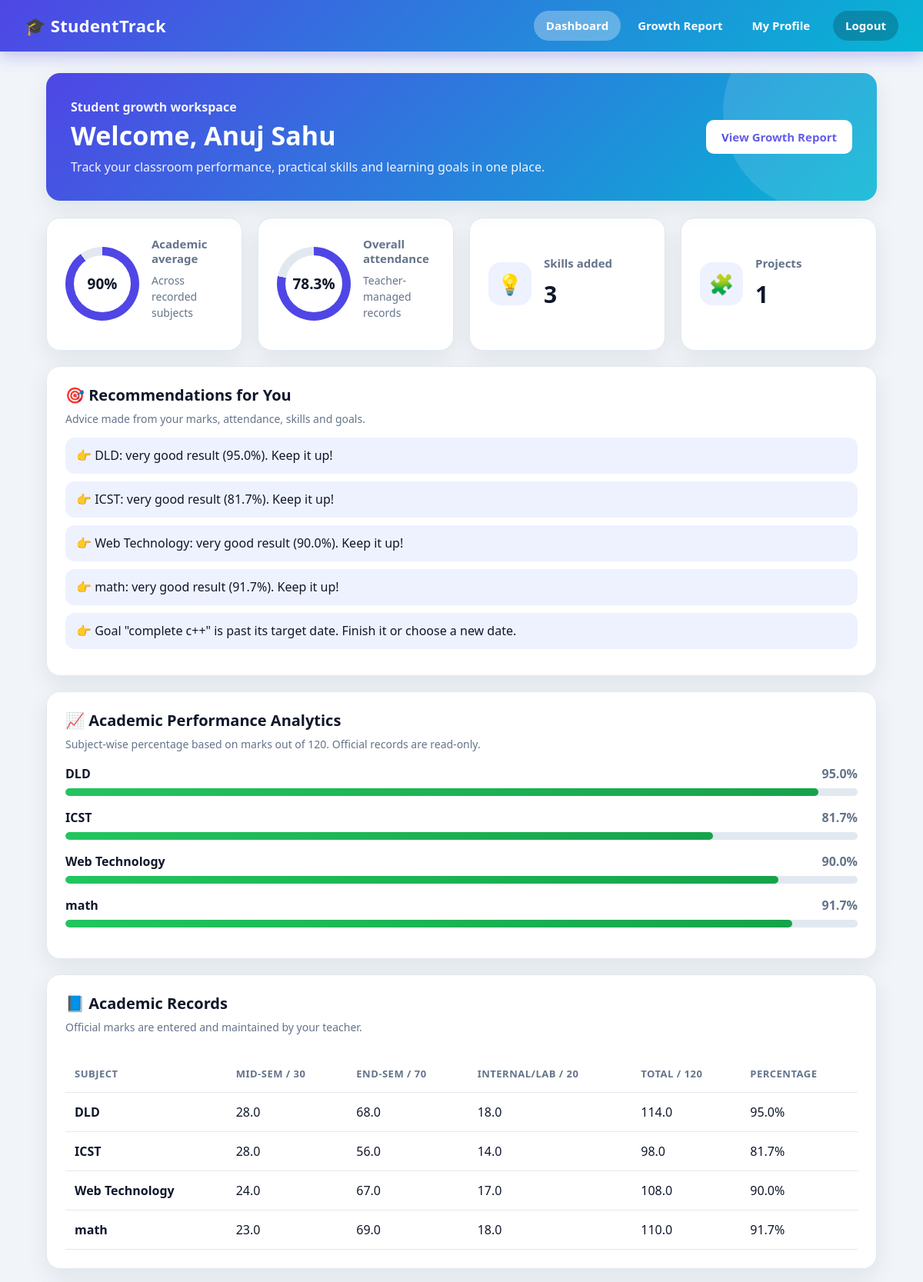
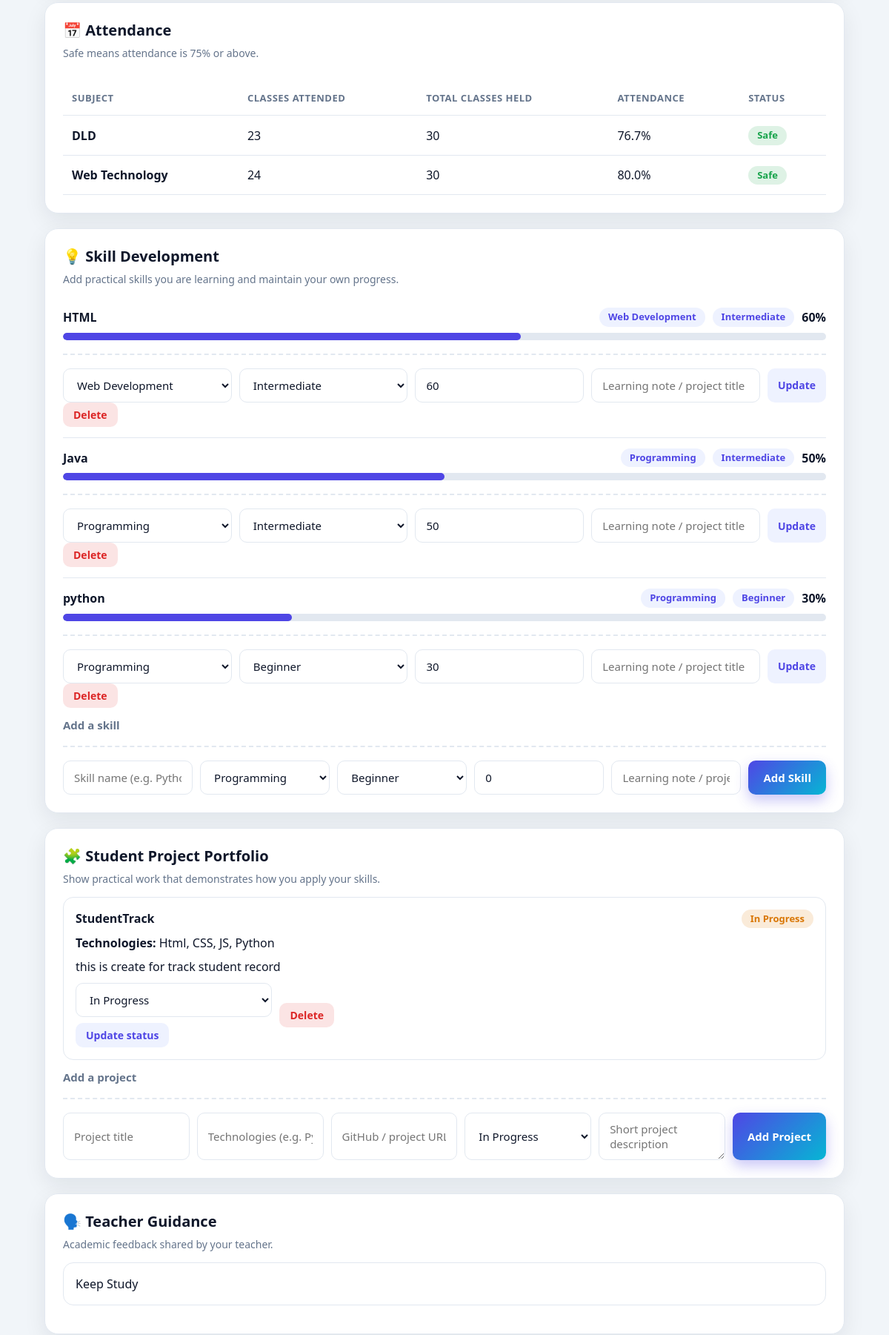
The app's page /dashboard (signed in, upper part) with its own data (2 pictures, top to bottom).
### tables this page shows
CREATE TABLE users (
            id INTEGER PRIMARY KEY AUTOINCREMENT,
            name TEXT,
            father_name TEXT,
            enrollment TEXT,
            mobile TEXT,
            email TEXT,
            password TEXT
        );

CREATE TABLE academic_records (
            id INTEGER PRIMARY KEY AUTOINCREMENT,
            enrollment TEXT NOT NULL,
            subject TEXT NOT NULL,
            mid_sem REAL NOT NULL DEFAULT 0,
            end_sem REAL NOT NULL DEFAULT 0,
            internal_lab REAL NOT NULL DEFAULT 0,
            UNIQUE(enrollment, subject)
        );

CREATE TABLE attendance (
            id INTEGER PRIMARY KEY AUTOINCREMENT,
            enrollment TEXT NOT NULL,
            subject TEXT NOT NULL,
            total_classes INTEGER NOT NULL DEFAULT 0,
            attended_classes INTEGER NOT NULL DEFAULT 0,
            UNIQUE(enrollment, subject)
        );

CREATE TABLE skills (
            id INTEGER PRIMARY KEY AUTOINCREMENT,
            enrollment TEXT,
            skill_name TEXT,
            level TEXT,
            category TEXT NOT NULL DEFAULT 'Other'
        , progress INTEGER NOT NULL DEFAULT 0, learning_note TEXT DEFAULT '');

CREATE TABLE projects (
        id INTEGER PRIMARY KEY AUTOINCREMENT,
        enrollment TEXT NOT NULL,
        title TEXT NOT NULL,
        technologies TEXT DEFAULT '',
        description TEXT DEFAULT '',
        project_url TEXT DEFAULT '',
        status TEXT NOT NULL DEFAULT 'In Progress'
    );

CREATE TABLE remarks (
            id INTEGER PRIMARY KEY AUTOINCREMENT,
            enrollment TEXT,
            remark TEXT
        );

### app.py (the view)
@app.route("/dashboard")
def dashboard():
    if "enrollment" not in session:
        return redirect("/")
    db = sqlite3.connect("students.db")
    data = load_student(db, session["enrollment"])
    academic = db.execute(
        "SELECT id, subject, mid_sem, end_sem, internal_lab FROM academic_records WHERE enrollment = ? ORDER BY subject",
        (session["enrollment"],)
    ).fetchall()
    attendance_rows = db.execute(
        "SELECT subject, total_classes, attended_classes FROM attendance WHERE enrollment = ? ORDER BY subject",
        (session["enrollment"],)
    ).fetchall()
    skill_rows = db.execute(
        "SELECT id, skill_name, level, progress, learning_note, category FROM skills WHERE enrollment = ? ORDER BY id DESC",
        (session["enrollment"],)
    ).fetchall()
    projects = db.execute(
        "SELECT id, title, technologies, description, project_url, status FROM projects WHERE enrollment=? ORDER BY id DESC",
        (session["enrollment"],)
    ).fetchall()
    goals = db.execute(
        "SELECT id, title, target_date, completed FROM learning_goals WHERE enrollment=? ORDER BY completed, id DESC",
        (session["enrollment"],)
    ).fetchall()
    db.close()
    if data is None:
        session.clear()
        return redirect("/")
    name, old_skills, old_marks, remarks = data
    totals = [r[2] + r[3] + r[4] for r in academic]
    percentages = [round((r[2] + r[3] + r[4]) / 120 * 100, 1) for r in academic]
    average = round(sum(percentages) / len(percentages)) if percentages else 0
    att_total = sum(r[1] for r in attendance_rows)
    att_attended = sum(r[2] for r in attendance_rows)
    attendance_percent = round(att_attended / att_total * 100, 1) if att_total else 0
    status = find_status(average, len(academic))
    tips = make_tips(academic, percentages, attendance_rows, skill_rows, goals, projects)
    return render_template("dashboard.html", name=name, academic=academic,
        attendance_rows=attendance_rows, skills=skill_rows, remarks=remarks,
        average=average, attendance_percent=attendance_percent,
        total_skills=len(skill_rows), status=status, totals=totals,
        percentages=percentages, tips=tips, projects=projects, goals=goals,
        total_projects=len(projects), completed_goals=sum(1 for g in goals if g[3]))

### app.py (called while the page is built)
def find_status(average, count):
    if count == 0:
        return "No data"
    if average < 40:
        return "Needs attention"
    if average < 60:
        return "Average"
    if average < 80:
        return "Good"
    return "Excellent"

def load_student(db, enrollment):
    user = db.execute(
        "SELECT name FROM users WHERE enrollment = ?",
        (enrollment,)
    ).fetchone()
    if user is None:
        return None
    skills = db.execute(
        "SELECT skill_name, level, id FROM skills WHERE enrollment = ?",
        (enrollment,)
    ).fetchall()
    marks = db.execute(
        "SELECT subject, marks, id FROM marks WHERE enrollment = ?",
        (enrollment,)
    ).fetchall()
    remarks = db.execute(
        "SELECT remark FROM remarks WHERE enrollment = ? ORDER BY id DESC",
        (enrollment,)
    ).fetchall()
    return user[0], skills, marks, remarks

@app.after_request
def no_cache(response):
    response.headers["Cache-Control"] = "no-store"
    return response

### templates/dashboard.html (shortened to what this page needs)
{% extends "base.html" %}
{% block nav %}{% include "nav_student.html" %}{% endblock %}
{% block content %}
<main class="container">
  <section class="card hero fade">
    <div><p class="eyebrow">Student growth workspace</p><h1>Welcome, {{ name }}</h1><p>Track your classroom performance, practical skills and learning goals in one place.</p></div>
    <a class="btn btn-light" href="/report" target="_blank" rel="noopener">View Growth Report</a>
  </section>
  <section class="stats">
    <div class="card stat"><div class="ring" style="--p:{{ average }}"><span><b>{{ average }}%</b></span></div><div><h3>Academic average</h3><p class="hint">Across recorded subjects</p></div></div>
    <div class="card stat"><div class="ring" style="--p:{{ attendance_percent }}"><span><b>{{ attendance_percent }}%</b></span></div><div><h3>Overall attendance</h3><p class="hint">Teacher-managed records</p></div></div>
    <div class="card stat"><div class="stat-icon">💡</div><div><h3>Skills added</h3><p class="big"><b>{{ total_skills }}</b></p></div></div>
    <div class="card stat"><div class="stat-icon">🧩</div><div><h3>Projects</h3><p class="big"><b>{{ total_projects }}</b></p></div></div>
  </section>
  <section class="card fade" id="recommendations">
    <h2>🎯 Recommendations for You</h2><p class="hint">Advice made from your marks, attendance, skills and goals.</p>
    {% for t in tips %}<div class="tip">👉 {{ t }}</div>{% else %}<p>You are doing well. Keep going!</p>{% endfor %}
  </section>
  <section class="card fade" id="analytics">
    <h2>📈 Academic Performance Analytics</h2><p class="hint">Subject-wise percentage based on marks out of 120. Official records are read-only.</p>
    {% for a in academic %}
      {% set pct = percentages[loop.index0] %}
      <div class="chart-row"><div class="chart-label"><b>{{ a[1] }}</b><span>{{ '%.1f'|format(pct) }}%</span></div><div class="bar"><div class="fill {{ 'good' if pct >= 75 else ('mid' if pct >= 40 else 'low') }}" style="width:{{ pct }}%"></div></div></div>
    {% else %}<p>No academic data available yet. Your teacher can add your subject records.</p>{% endfor %}
  </section>
  <section class="card fade" id="academics">
    <h2>📘 Academic Records</h2><p class="hint">Official marks are entered and maintained by your teacher.</p>
    <div class="table-wrap"><table><thead><tr><th>Subject</th><th>Mid-Sem / 30</th><th>End-Sem / 70</th><th>Internal/Lab / 20</th><th>Total / 120</th><th>Percentage</th></tr></thead><tbody>
    {% for a in academic %}<tr><td><b>{{ a[1] }}</b></td><td>{{ a[2] }}</td><td>{{ a[3] }}</td><td>{{ a[4] }}</td><td>{{ '%.1f'|format(a[2]+a[3]+a[4]) }}</td><td>{{ percentages[loop.index0] }}%</td></tr>
    {% else %}<tr><td colspan="6">No academic records have been entered yet.</td></tr>{% endfor %}
    </tbody></table></div>
  </section>
  <section class="card fade" id="attendance">
    <h2>📅 Attendance</h2><p class="hint">Safe means attendance is 75% or above.</p>
    <div class="table-wrap"><table><thead><tr><th>Subject</th><th>Classes Attended</th><th>Total Classes Held</th><th>Attendance</th><th>Status</th></tr></thead><tbody>
    {% for a in attendance_rows %}{% set pct = (a[2] * 100 / a[1]) if a[1] else 0 %}<tr><td><b>{{ a[0] }}</b></td><td>{{ a[2] }}</td><td>{{ a[1] }}</td><td>{{ '%.1f'|format(pct) }}%</td><td><span class="badge {{ 'good' if pct >= 75 else 'low' }}">{{ 'Safe' if pct >= 75 else 'Low' }}</span></td></tr>
    {% else %}<tr><td colspan="5">No attendance has been entered yet.</td></tr>{% endfor %}
    </tbody></table></div>
  </section>
  <section class="card fade" id="skills">
    <h2>💡 Skill Development</h2><p class="hint">Add practical skills you are learning and maintain your own progress.</p>
    {% for skill in skills %}
    <div class="item" id="skill-{{ skill[0] }}">
      <div class="item-head"><strong>{{ skill[1] }}</strong><span class="badge">{{ skill[5] }}</span><span class="badge">{{ skill[2] }}</span><span class="pct">{{ skill[3] }}%</span></div>
      <div class="bar"><div class="fill" style="width:{{ skill[3] }}%"></div></div>
      <form action="/updateskill" method="post" class="add-form">
        <select name="category" class="input">{% for c in ['Programming','Web Development','Database','Communication','Problem Solving','Design','Other'] %}<option value="{{ c }}" {% if skill[5]==c %}selected{% endif %}>{{ c }}</option>{% endfor %}</select>
        <select name="level" class="input"><option {% if skill[2]=='Beginner' %}selected{% endif %}>Beginner</option><option {% if skill[2]=='Intermediate' %}selected{% endif %}>Intermediate</option><option {% if skill[2]=='Advanced' %}selected{% endif %}>Advanced</option></select>
        <input class="input" type="number" name="progress" min="0" max="100" value="{{ skill[3] }}" required>
        <input class="input" type="text" name="learning_note" value="{{ skill[4] }}" placeholder="Learning note / project title" maxlength="200">
        <button class="btn btn-ghost btn-sm" type="submit">Update</button>
      </form>
      <form action="/deleteskill" method="post" class="inline-form" data-confirm="Delete this skill?"><input type="hidden" name="id" value="{{ skill[0] }}"><button class="btn btn-danger btn-sm">Delete</button></form>
    </div>
    {% else %}<p>No skills added yet. Add your first skill below.</p>{% endfor %}
    <h3>Add a skill</h3>
    <form action="/addskill" method="post" class="add-form">
      <input class="input" name="skill" placeholder="Skill name (e.g. Python)" required maxlength="50"
        data-existing='{{ skills|map(attribute=1)|list|tojson }}' data-warning="skillWarn">
      <select class="input" name="category"><option>Programming</option></select>
      <select class="input" name="level"><option>Beginner</option><option>Intermediate</option><option>Advanced</option></select>
      <input class="input" type="number" name="progress" min="0" max="100" value="0" placeholder="Progress %" required>
      <input class="input" name="learning_note" placeholder="Learning note / project title" maxlength="200">
      <button class="btn btn-primary">Add Skill</button>
    </form>
  </section>
  <section class="card fade" id="projects">
    <h2>🧩 Student Project Portfolio</h2><p class="hint">Show practical work that demonstrates how you apply your skills.</p>
    {% for project in projects %}
      <div class="portfolio-card">
        <div class="item-head"><strong>{{ project[1] }}</strong><span class="badge {{ 'good' if project[5]=='Completed' else 'mid' }}">{{ project[5] }}</span></div>
        {% if project[2] %}<p><b>Technologies:</b> {{ project[2] }}</p>{% endif %}
        {% if project[3] %}<p>{{ project[3] }}</p>{% endif %}
        <div class="item-actions"><form action="/projects/update" method="post" class="inline-form"><select class="input" name="status"><option {% if project[5]=='In Progress' %}selected{% endif %}>In Progress</option></select><button class="btn btn-ghost btn-sm">Update status</button></form><form action="/projects/delete" method="post" class="inline-form" data-confirm="Remove this project?"><button class="btn btn-danger btn-sm">Delete</button></form></div>
      </div>
    {% else %}<p>No projects added yet.</p>{% endfor %}
    <h3>Add a project</h3>
    <form action="/projects/add" method="post" class="add-form">
      <input class="input" name="title" placeholder="Project title" required maxlength="100">
      <input class="input" name="technologies" placeholder="Technologies (e.g. Python, Flask, SQLite)" maxlength="150">
      <input class="input" name="project_url" type="url" placeholder="GitHub / project URL (optional)" maxlength="300">
      <select class="input" name="status"><option>Planned</option><option selected>In Progress</option><option>Completed</option></select>
      <textarea class="input" name="description" placeholder="Short project description" rows="2" maxlength="500"></textarea>
      <button class="btn btn-primary">Add Project</button>
    </form>
  </section>
  <section class="card fade" id="feedback">
    <h2>🗣️ Teacher Guidance</h2><p class="hint">Academic feedback shared by your teacher.</p>
    {% for remark in remarks %}<div class="portfolio-card">{{ remark[0] }}</div>{% else %}<p>No teacher feedback has been shared yet.</p>{% endfor %}
  </section>
</main>
{% endblock %}

### records on screen
users: name "Anuj Sahu"
academic_records: subject "DLD", pct "95.0", mid_sem "28.0", end_sem "68.0", internal_lab "18.0", a[2]+a[3]+a[4] "114.0", percentages "95.0"
academic_records: subject "ICST", pct "81.7", mid_sem "28.0", end_sem "56.0", internal_lab "14.0", a[2]+a[3]+a[4] "98.0", percentages "81.7"
academic_records: subject "Web Technology", pct "90.0", mid_sem "24.0", end_sem "67.0", internal_lab "17.0", a[2]+a[3]+a[4] "108.0", percentages "90.0"
academic_records: subject "math", pct "91.7", mid_sem "23.0", end_sem "69.0", internal_lab "18.0", a[2]+a[3]+a[4] "110.0", percentages "91.7"
attendance: subject "DLD", attended_classes "23", total_classes "30", pct "76.7", value "Safe"
attendance: subject "Web Technology", attended_classes "24", total_classes "30", pct "80.0", value "Safe"
skills: skill_name "HTML", category "Web Development", level "Intermediate", progress "60"
skills: skill_name "Java", category "Programming", level "Intermediate", progress "50"
skills: skill_name "python", category "Programming", level "Beginner", progress "30"
projects: title "StudentTrack", status "In Progress", technologies "Html, CSS, JS, Python", description "this is create for track student record"
remarks: remark "Keep Study"

### other values on screen
{{ average }} "90"
{{ attendance_percent }} "78.3"
{{ total_skills }} "3"
{{ total_projects }} "1"
{{ t }} "DLD: very good result (95.0%). Keep it up!" "ICST: very good result (81.7%). Keep it up!" "Web Technology: very good result (90.0%). Keep it up!" "math: very good result (91.7%). Keep it up!" "Goal \"complete c++\" is past its target date. Finish it or choose a new date."
